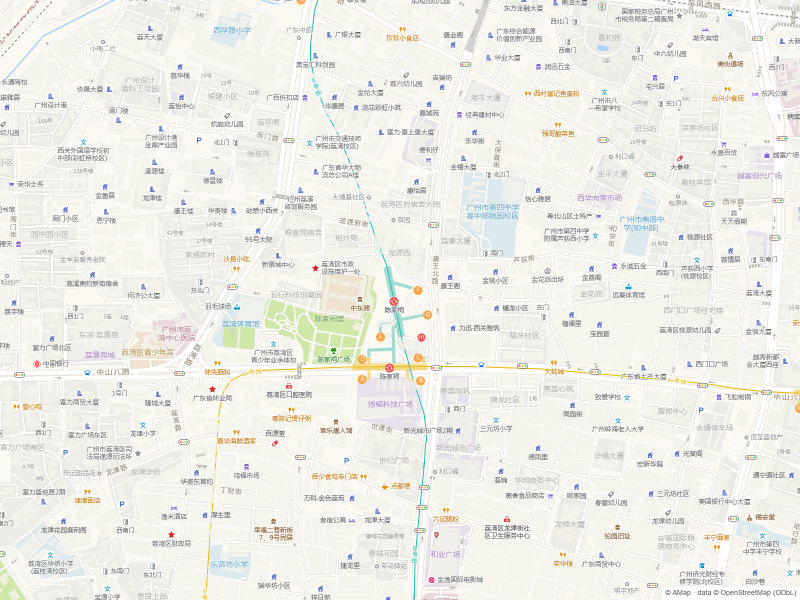
#> input picture assets/map/samples/flat-gz-chenjiaci-z17.png, 1600 x 1200 px (shown at 1/2 size)
$ python -i _px_filter.py   (imports and definitions only)
#> lines starting #> are read from the running program, lines starting #| are printed output that depends on the picture
#> further down, picture is the input picture: shape (1200, 1600, 3); mean B, G, R 231.8, 237.4, 238.7
### scripts/_px_core.py
"""pixel 引擎公共层:JSON 契约、图像 IO(float32 归一)、蒙版解析。

约定(与 imageops/_img_core 同风格):
- 内部一律 float32 / [0,1] / RGB(带 alpha 为 H×W×4),出口才转 8bit;
- 蒙版统一为 H×W float32 [0,1]:1 = 完全应用本步效果,0 = 完全保留原图;
- 失败路径末行必为合法 JSON(selfcheck.jsonfail 契约);
- 退出码:0 成功 / 1 业务失败 / 2 参数错 / 3 依赖缺失。
"""

from __future__ import annotations

import json
import os
import re
import sys

import numpy as np
from PIL import Image

EXIT_OK, EXIT_FAIL, EXIT_USAGE, EXIT_DEP = 0, 1, 2, 3


def emit(obj: dict) -> None:
    print(json.dumps(obj, ensure_ascii=False))


def fail(cmd: str, code: str, detail: str = "", hint: str = "") -> int:
    emit({"ok": False, "cmd": cmd, "error": code, "detail": detail, "hint": hint})
    return EXIT_DEP if code == "NO_DEP" else (EXIT_USAGE if code == "USAGE" else EXIT_FAIL)


# [24 lines left out: functions load_image, save_image, not called in this run]


def to_rgb(arr: np.ndarray) -> np.ndarray:
    """丢 alpha(调整类不拍平透明件:调用方在蒙版里保留 alpha 通道)。"""
    return arr[..., :3] if arr.ndim == 3 and arr.shape[2] == 4 else arr


# [4 lines left out: function luma, not called in this run]


_HEX = re.compile(r"^#([0-9a-fA-F]{6})$")


# [68 lines left out: functions hex_to_rgb, build_mask, apply_mask, not called in this run]

### scripts/_px_filter.py
"""P0-B 滤镜类 12 项(对标 PS Filter;依赖分级:纯 Pillow 可跑,cv2 提速/增强)。

降级纪律(pixel.py 统一执行):缺 cv2 时,blur-motion / blur-radial 走 Pillow 近似
并记入 degraded[];oil-paint 无近似实现 → 直接报错(不静默)。
"""

from __future__ import annotations

import numpy as np
from PIL import Image, ImageFilter

from _px_core import luma, to_rgb

try:
    import cv2
    HAS_CV2 = True
except ImportError:
    HAS_CV2 = False
    cv2 = None  # type: ignore[assignment]


def _rgb_img(arr):
    return Image.fromarray((np.clip(to_rgb(arr), 0, 1) * 255 + 0.5).astype(np.uint8), "RGB")


# [28 lines left out: functions blur_gaussian, blur_motion, not called in this run]


def blur_radial(arr, amount=8, mode="zoom", **_):
    """径向(缩放/旋转)模糊:cv2 logPolar 位移;降级 = 多档缩放/旋转混合。"""
#> called with amount = 8, mode = 'zoom'
    rgb = to_rgb(arr)
    h, w = rgb.shape[:2]
#> h = 1200; w = 1600
    if HAS_CV2:
        center = (w / 2, h / 2)
#> center = (800, 600)
        if mode == "zoom":
            m = cv2.getRotationMatrix2D(center, 0, 1.0)
#> m = [[1, 0, 0], [0, 1, 0]]
            m[0, 2] += 0
            base = rgb
            acc = np.zeros_like(rgb)
            for i in range(1, 7):
                s = 1.0 - amount / 100.0 * i / 6
                resized = cv2.resize(base, None, fx=s, fy=s)
                canvas = np.zeros_like(rgb)
                rh, rw = resized.shape[:2]
                y0, x0 = (h - rh) // 2, (w - rw) // 2
                canvas[max(y0, 0):max(y0, 0) + min(rh, h), max(x0, 0):max(x0, 0) + min(rw, w)] = \
                    resized[-min(y0, 0): -min(y0, 0) + min(rh, h), -min(x0, 0): -min(x0, 0) + min(rw, w)]
                acc += canvas
#> this loop made 6 passes
#> pass 1, in blur_radial, `acc += canvas`:
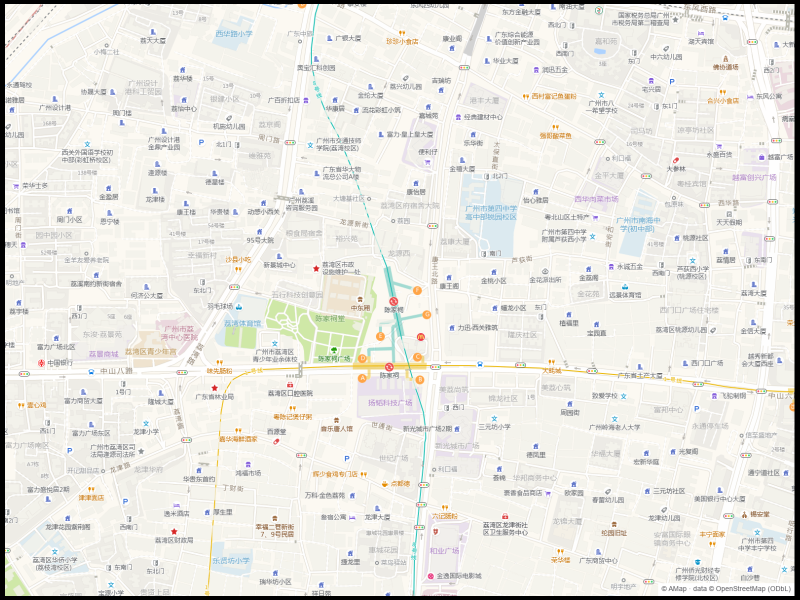
#> acc: shape (1200, 1600, 3) (shown at 1/2 size); mean of channels 0, 1, 2 225.7, 231.1, 232.4; drawn as B, G, R
#> pass 2, in blur_radial, `acc += canvas`:
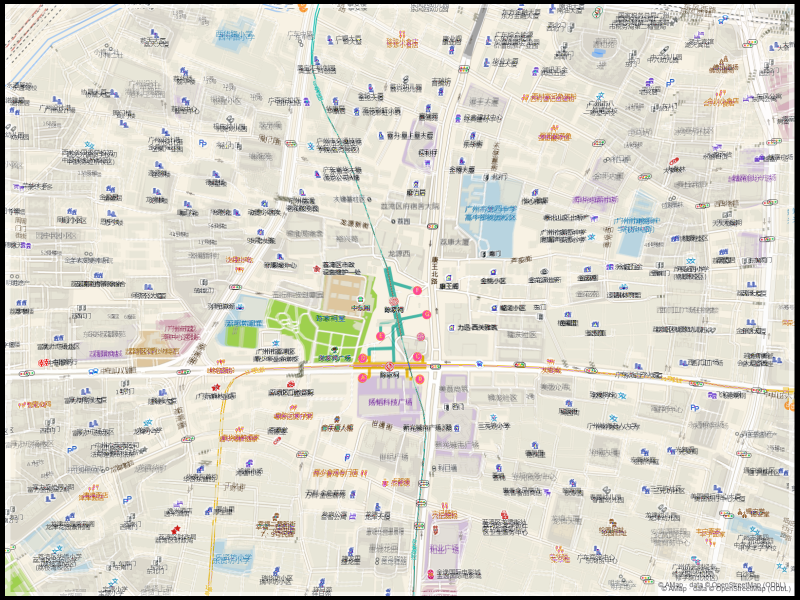
#> acc: shape (1200, 1600, 3) (shown at 1/2 size); mean of channels 0, 1, 2 204, 213.8, 216.6; drawn as B, G, R
#> after the loop:
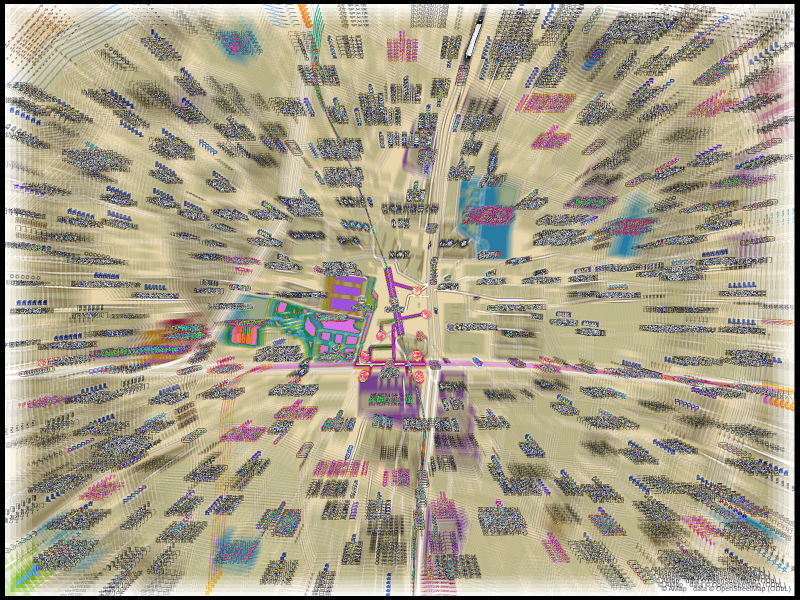
#> acc: shape (1200, 1600, 3) (shown at 1/2 size); mean of channels 0, 1, 2 138, 159, 167.4; drawn as B, G, R
#> after the loop:
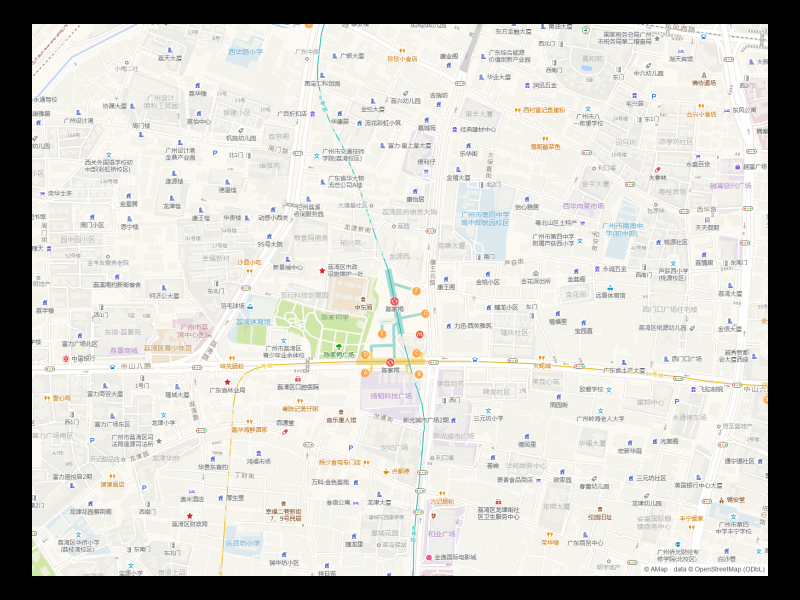
#> canvas: shape (1200, 1600, 3) (shown at 1/2 size); mean B, G, R 196.2, 200.9, 202
            out = (base + acc / 6) / 2
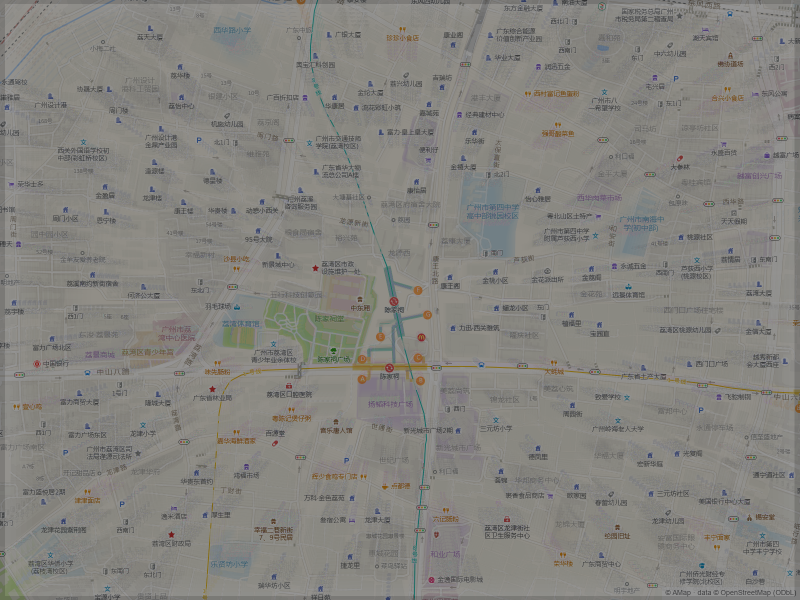
#> out: shape (1200, 1600, 3) float64 (shown at 1/2 size); mean B, G, R 127.4, 132, 133.3
        else:
            polar = cv2.logPolar(rgb, (w / 2, h / 2), w / 8, cv2.WARP_FILL_OUTLIERS)
            rest = cv2.linearPolar(polar, (w / 2, h / 2), w / 8, cv2.WARP_INVERSE_MAP)
            out = (rgb.astype(np.float32) + rest.astype(np.float32)) / 2
        out = out.astype(np.float32)
    else:
        pil = _rgb_img(rgb)
        acc = np.asarray(pil, np.float32)
        for i in range(1, 5):
            if mode == "zoom":
                s = 1.0 + 0.004 * amount * i
                t = np.asarray(pil.resize((int(w * s), int(h * s))), np.float32) / 255
                x0, y0 = (t.shape[1] - w) // 2, (t.shape[0] - h) // 2
                acc += t[y0:y0 + h, x0:x0 + w]
            else:
                acc += np.asarray(pil.rotate(amount * i / 5, resample=Image.BILINEAR), np.float32)
        out = acc / 5
        out = out / 255.0 if out.max() > 1.5 else out
        out = np.clip(out, 0, 1)
    if arr.shape[2] == 4:
        out = np.dstack([out, arr[..., 3]])
    return out


# [105 lines left out: functions sharpen_usm, sharpen_highpass, noise_reduce, add_noise, emboss, find_edges and 3 more, not called in this run]

>>> import cv2
>>> picture = cv2.imread('../assets/map/samples/flat-gz-chenjiaci-z17.png')
>>> result = blur_radial(picture)

$ run again, on assets/map/samples/flat-gz-citywide-z12.png
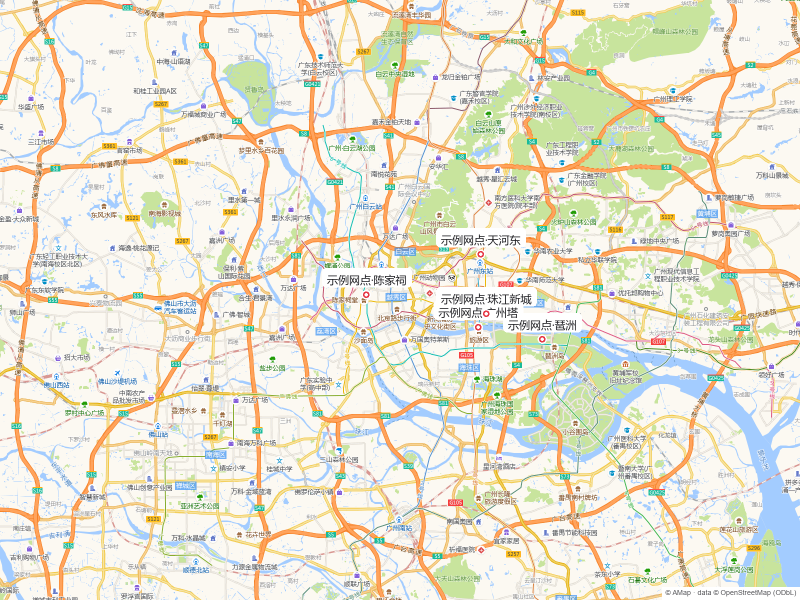
#> input picture assets/map/samples/flat-gz-citywide-z12.png, 1600 x 1200 px (shown at 1/2 size)
#> picture is the input picture: shape (1200, 1600, 3); mean B, G, R 210.4, 228, 231.9
#> after the loop in blur_radial, `for i in range(1, 7):`:
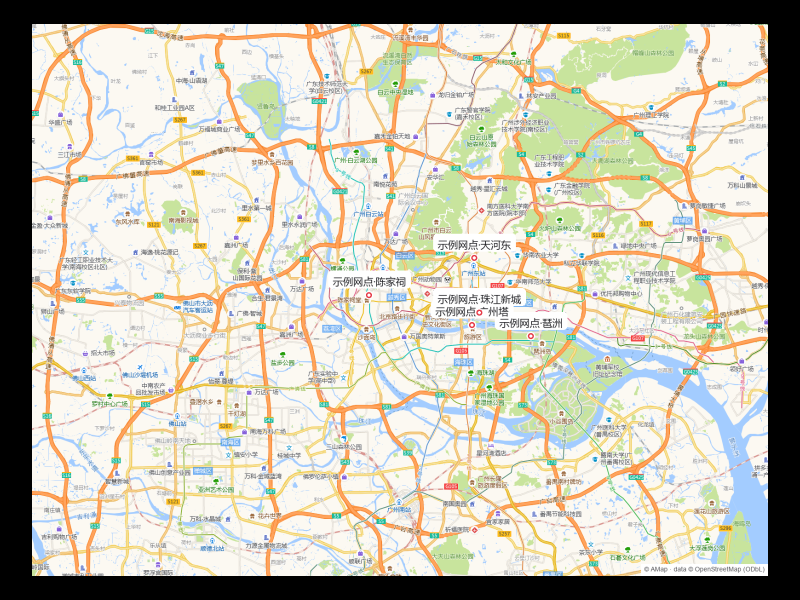
#> canvas: shape (1200, 1600, 3) (shown at 1/2 size); mean B, G, R 178.1, 192.9, 196.3
#> in blur_radial, `out = (base + acc / 6) / 2`:
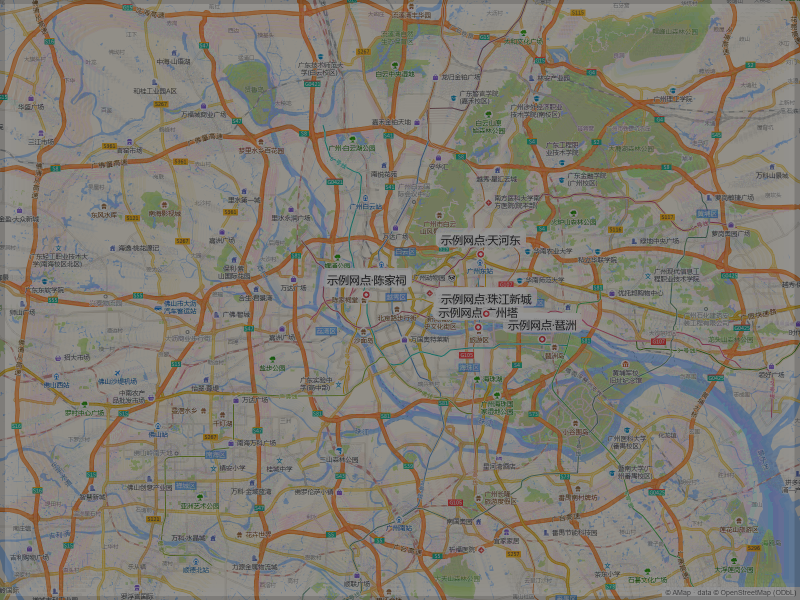
#> out: shape (1200, 1600, 3) float64 (shown at 1/2 size); mean B, G, R 116.5, 125.8, 129.8
